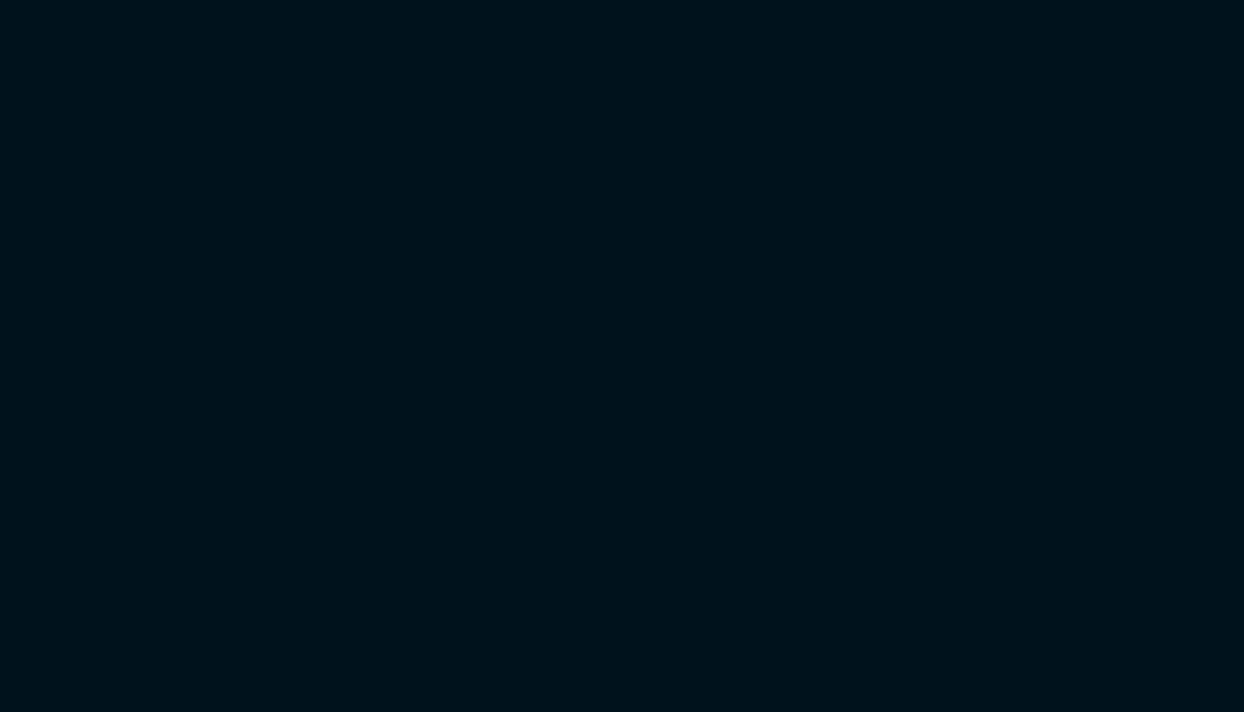
#> input picture assets/images/loading_scr.png, 1244 x 712 px
$ python -i single_image_haze_removal.py   (imports and definitions only)   (older library calls are emulated)
#> lines starting #> are read from the running program, lines starting #| are printed output that depends on the picture
# Import ------------------------------------------------------------------------------------------------------------

import cv2
import copy
import numpy as np


# Functions ---------------------------------------------------------------------------------------------------------

# function Airlight reads an image and finds out the peak pixel value in each of the three channels
def Airlight(HazeImg, AirlightMethod, windowSize):
    if(AirlightMethod.lower() == 'fast'):
        A = []
        if(len(HazeImg.shape) == 3):
            for ch in range(len(HazeImg.shape)):
                kernel = np.ones((windowSize, windowSize), np.uint8)
                minImg = cv2.erode(HazeImg[:, :, ch], kernel)
                A.append(int(minImg.max()))
        else:
            kernel = np.ones((windowSize, windowSize), np.uint8)
            minImg = cv2.erode(HazeImg, kernel)
            A.append(int(minImg.max()))
    return(A)

# function boundCon smudges out the items in the images
def BoundCon(HazeImg, A, C0, C1, windowSze):
    if(len(HazeImg.shape) == 3):

        t_b = np.maximum((A[0] - HazeImg[:, :, 0].astype(np.float)) / (A[0] - C0),
                         (HazeImg[:, :, 0].astype(np.float) - A[0]) / (C1 - A[0]))
        t_g = np.maximum((A[1] - HazeImg[:, :, 1].astype(np.float)) / (A[1] - C0),
                         (HazeImg[:, :, 1].astype(np.float) - A[1]) / (C1 - A[1]))
        t_r = np.maximum((A[2] - HazeImg[:, :, 2].astype(np.float)) / (A[2] - C0),
                         (HazeImg[:, :, 2].astype(np.float) - A[2]) / (C1 - A[2]))

        MaxVal = np.maximum(t_b, t_g, t_r)
        transmission = np.minimum(MaxVal, 1)
    else:
        transmission = np.maximum((A[0] - HazeImg.astype(np.float)) / (A[0] - C0),
                         (HazeImg.astype(np.float) - A[0]) / (C1 - A[0]))
        transmission = np.minimum(transmission, 1)

    kernel = np.ones((windowSze, windowSze), np.float)
    transmission = cv2.morphologyEx(transmission, cv2.MORPH_CLOSE, kernel=kernel)
    return(transmission)

# function calTransmission calibrates the transmission map for the images
def CalTransmission(HazeImg, Transmission, regularize_lambda, sigma):
    rows, cols = Transmission.shape

    KirschFilters = LoadFilterBank()

    for idx, currentFilter in enumerate(KirschFilters):
        KirschFilters[idx] = KirschFilters[idx] / np.linalg.norm(currentFilter)

    WFun = []
    for idx, currentFilter in enumerate(KirschFilters):
        WFun.append(CalculateWeightingFunction(HazeImg, currentFilter, sigma))

    tF = np.fft.fft2(Transmission)
    DS = 0

    for i in range(len(KirschFilters)):
        D = psf2otf(KirschFilters[i], (rows, cols))
        DS = DS + (abs(D) ** 2)

    beta = 1
    beta_max = 2**8
    beta_rate = 2*np.sqrt(2)

    while(beta < beta_max):
        gamma = regularize_lambda / beta

        DU = 0
        for i in range(len(KirschFilters)):
            dt = circularConvFilt(Transmission, KirschFilters[i])
            u = np.maximum((abs(dt) - (WFun[i] / (len(KirschFilters)*beta))), 0) * np.sign(dt)
            DU = DU + np.fft.fft2(circularConvFilt(u, cv2.flip(KirschFilters[i], -1)))


        Transmission = np.abs(np.fft.ifft2((gamma * tF + DU) / (gamma + DS)))
        beta = beta * beta_rate
    return(Transmission)

# define a set of filters to be applied to images
def LoadFilterBank():
    KirschFilters = []
    KirschFilters.append(np.array([[-3, -3, -3],   [-3, 0, 5],   [-3, 5, 5]]))
    KirschFilters.append(np.array([[-3, -3, -3],   [-3, 0, -3],  [5, 5, 5]]))
    KirschFilters.append(np.array([[-3, -3, -3],   [5, 0, -3],   [5, 5, -3]]))
    KirschFilters.append(np.array([[5, -3, -3],    [5, 0, -3],   [5, -3, -3]]))
    KirschFilters.append(np.array([[5, 5, -3],     [5, 0, -3],   [-3, -3, -3]]))
    KirschFilters.append(np.array([[5, 5, 5],      [-3, 0, -3],  [-3, -3, -3]]))
    KirschFilters.append(np.array([[-3, 5, 5],     [-3, 0, 5],   [-3, -3, -3]]))
    KirschFilters.append(np.array([[-3, -3, 5],    [-3, 0, 5],   [-3, -3, 5]]))
    KirschFilters.append(np.array([[-1, -1, -1],   [-1, 8, -1],  [-1, -1, -1]]))
    return(KirschFilters)

# computing the weight function
def CalculateWeightingFunction(HazeImg, Filter, sigma):
    HazeImageDouble = HazeImg.astype(float) / 255.0
    if(len(HazeImg.shape) == 3):
        Red = HazeImageDouble[:, :, 2]
        d_r = circularConvFilt(Red, Filter)

        Green = HazeImageDouble[:, :, 1]
        d_g = circularConvFilt(Green, Filter)

        Blue = HazeImageDouble[:, :, 0]
        d_b = circularConvFilt(Blue, Filter)

        WFun = np.exp(-((d_r**2) + (d_g**2) + (d_b**2)) / (2 * sigma * sigma))
    else:
        d = circularConvFilt(HazeImageDouble, Filter)
        WFun = np.exp(-((d ** 2) + (d ** 2) + (d ** 2)) / (2 * sigma * sigma))
    return(WFun)

def circularConvFilt(Img, Filter):
    FilterHeight, FilterWidth = Filter.shape
    assert (FilterHeight == FilterWidth), 'Filter must be square in shape --> Height must be same as width'
    assert (FilterHeight % 2 == 1), 'Filter dimension must be a odd number.'

    filterHalsSize = int((FilterHeight - 1)/2)
    rows, cols = Img.shape
    PaddedImg = cv2.copyMakeBorder(Img, filterHalsSize, filterHalsSize, filterHalsSize, filterHalsSize, borderType=cv2.BORDER_WRAP)
    FilteredImg = cv2.filter2D(PaddedImg, -1, Filter)
    Result = FilteredImg[filterHalsSize:rows+filterHalsSize, filterHalsSize:cols+filterHalsSize]

    return(Result)

# convert point-spread function to optical transfer function
def psf2otf(psf, shape):
    if np.all(psf == 0):
        return np.zeros_like(psf)

    inshape = psf.shape

    psf = zero_pad(psf, shape, position='corner')


    for axis, axis_size in enumerate(inshape):
        psf = np.roll(psf, -int(axis_size / 2), axis=axis)

    otf = np.fft.fft2(psf)


    n_ops = np.sum(psf.size * np.log2(psf.shape))
    otf = np.real_if_close(otf, tol=n_ops)

    return otf

# extends image to a certain size with zeros parameters
def zero_pad(image, shape, position='corner'):
    shape = np.asarray(shape, dtype=int)
    imshape = np.asarray(image.shape, dtype=int)

    if np.alltrue(imshape == shape):
        return image

    if np.any(shape <= 0):
        raise ValueError("ZERO_PAD: null or negative shape given")

    dshape = shape - imshape
    if np.any(dshape < 0):
        raise ValueError("ZERO_PAD: target size smaller than source one")

    pad_img = np.zeros(shape, dtype=image.dtype)

    idx, idy = np.indices(imshape)

    if position == 'center':
        if np.any(dshape % 2 != 0):
            raise ValueError("ZERO_PAD: source and target shapes "
                             "have different parity.")
        offx, offy = dshape // 2
    else:
        offx, offy = (0, 0)

    pad_img[idx + offx, idy + offy] = image

    return pad_img

# driver function to call above functions in sequence
def removeHaze(HazeImg, Transmission, A, delta):
    epsilon = 0.0001
    Transmission = pow(np.maximum(abs(Transmission), epsilon), delta)

    HazeCorrectedImage = copy.deepcopy(HazeImg)
    if(len(HazeImg.shape) == 3):
        for ch in range(len(HazeImg.shape)):
            temp = ((HazeImg[:, :, ch].astype(float) - A[ch]) / Transmission) + A[ch]
            temp = np.maximum(np.minimum(temp, 255), 0)
            HazeCorrectedImage[:, :, ch] = temp
    else:
        temp = ((HazeImg.astype(float) - A[0]) / Transmission) + A[0]
        temp = np.maximum(np.minimum(temp, 255), 0)
        HazeCorrectedImage = temp
    return(HazeCorrectedImage)

# function called from the UI to remove haze
def remove_haze_utility(HazeImgPath):
#> called with HazeImgPath = '../images/loading_scr.png'
    HazeImg = cv2.imread(HazeImgPath)
#> HazeImg is the input picture: shape (712, 1244, 3); mean B, G, R 28, 18, 0

    # Estimate Airlight
    windowSze = 15
    AirlightMethod = 'fast'
    A = Airlight(HazeImg, AirlightMethod, windowSze)
#> after the loop in Airlight, `for ch in range(len(HazeImg.shape)):`: A = [28, 18, 0]
#> A = [28, 18, 0]

    # Calculate Boundary Constraints
    windowSze = 3
    C0 = 20
    C1 = 300
    Transmission = BoundCon(HazeImg, A, C0, C1, windowSze)
#> in BoundCon, `t_b = np.maximum((A[0] - HazeImg[:, :, 0].astype(np.float)) / (A[0] - ..`: t_b: shape (712, 1244) float64; every value is 0

    # # Refine estimate of transmission
    regularize_lambda = 1
    sigma = 0.5
    Transmission = CalTransmission(HazeImg, Transmission, regularize_lambda, sigma)
#> the loop in CalTransmission, `for idx, currentFilter in enumerate(KirschFilters):` made 9 passes
#> pass 1, in CalculateWeightingFunction, `HazeImageDouble = HazeImg.astype(float) / 255.0`:
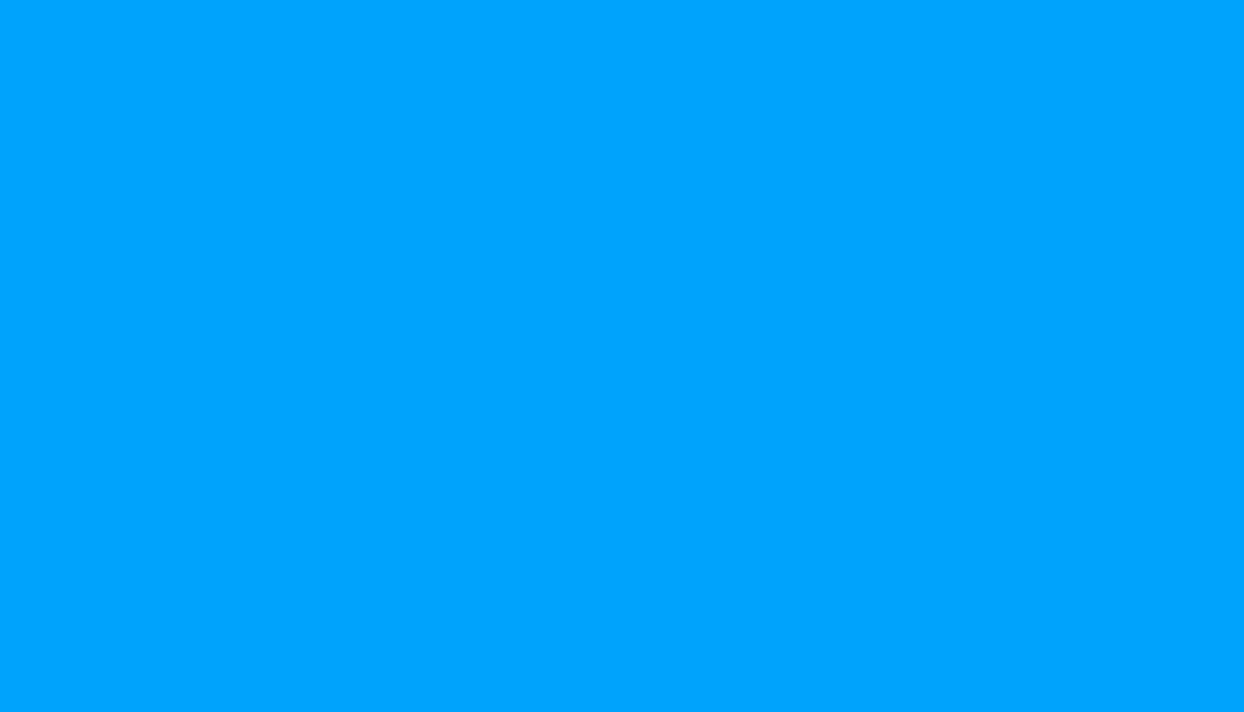
#> HazeImageDouble: shape (712, 1244, 3) float64; mean B, G, R 0.11, 0.0706, 0; drawn with min black and max white
#> after the loop in CalTransmission, `for idx, currentFilter in enumerate(KirschFilters):`: WFun = 9 items
#> after the loop in CalTransmission, `for i in range(len(KirschFilters)):`:
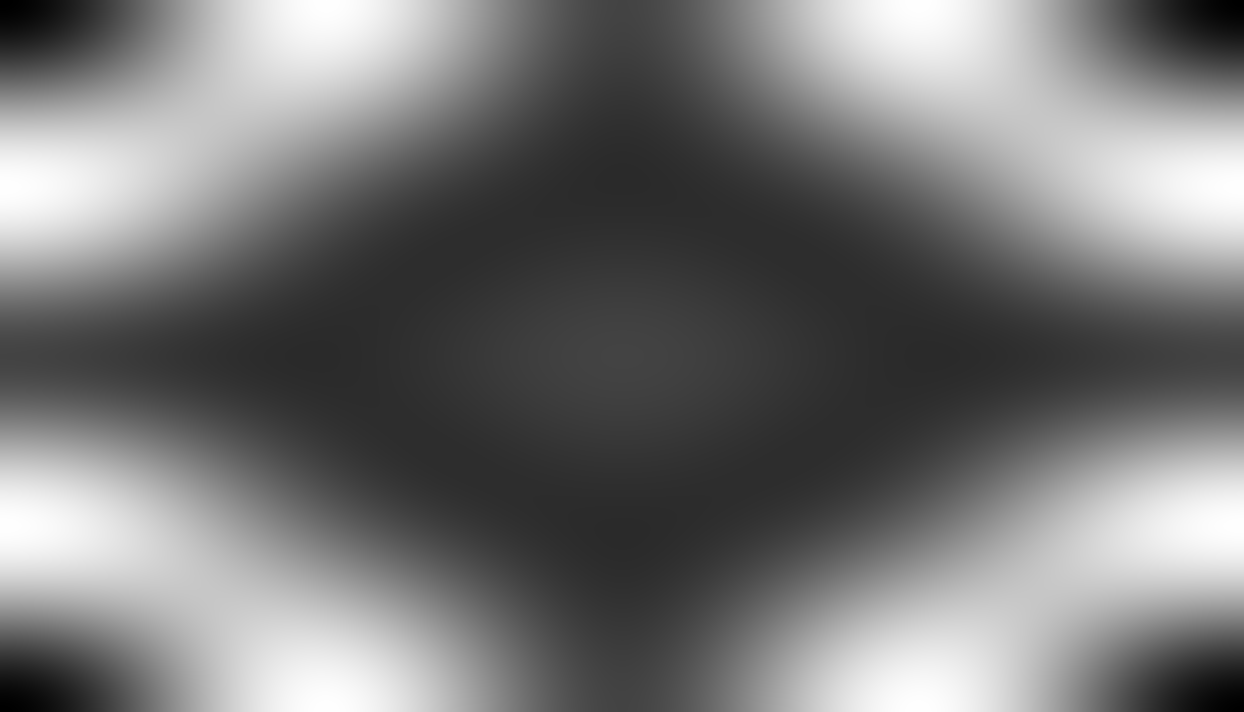
#> DS: shape (712, 1244) float64; min 2.51e-30, max 19.53, mean 9; drawn with min black and max white
#> after the loop in CalTransmission, `while(beta < beta_max):`: beta = 512

    # Perform DeHazing
    HazeCorrectedImg = removeHaze(HazeImg, Transmission, A, 0.85)
#> in removeHaze, `Transmission = pow(np.maximum(abs(Transmission), epsilon), delta)`: Transmission: shape (712, 1244) float64; every value is 0.000398

    # Save Dehazed Image in root
    cv2.imwrite('result.jpg', HazeCorrectedImg)

>>> result = remove_haze_utility('../images/loading_scr.png')

$ run again, on assets/images/loading_txt.png
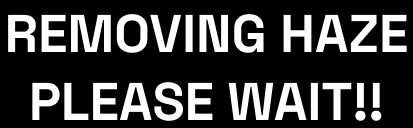
#> input picture assets/images/loading_txt.png, 413 x 128 px
#> in remove_haze_utility, HazeImg is the input picture: shape (128, 413, 3); min 0, max 255, mean 64.2
#> after the loop in Airlight, `for ch in range(len(HazeImg.shape)):`: A = [0, 0, 0]
#> the loop in CalTransmission, `for idx, currentFilter in enumerate(KirschFilters):` made 9 passes
#> pass 1, in circularConvFilt, `FilteredImg = cv2.filter2D(PaddedImg, -1, Filter)`:
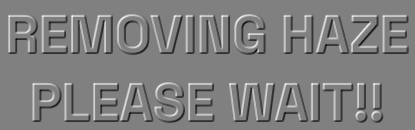
#> FilteredImg: shape (130, 415) float64; min -1.31, max 1.3, mean 5.37e-17; drawn with min black and max white
#> after the loop in CalTransmission, `for idx, currentFilter in enumerate(KirschFilters):`: WFun = 9 items
#> after the loop in CalTransmission, `while(beta < beta_max):`:
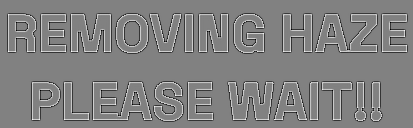
#> dt: shape (128, 413) float64; min -0.574, max 0.559, mean -4.37e-19; drawn with min black and max white
#> after the loop in CalTransmission, `while(beta < beta_max):`: beta = 512

$ run again, on assets/images/saved_txt.png
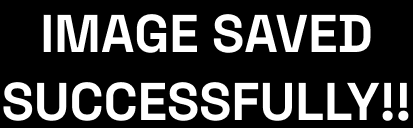
#> input picture assets/images/saved_txt.png, 413 x 128 px
#> in remove_haze_utility, HazeImg is the input picture: shape (128, 413, 3); min 0, max 255, mean 61.8
#> after the loop in Airlight, `for ch in range(len(HazeImg.shape)):`: A = [0, 0, 0]
#> the loop in CalTransmission, `for idx, currentFilter in enumerate(KirschFilters):` made 9 passes
#> pass 1, in circularConvFilt, `FilteredImg = cv2.filter2D(PaddedImg, -1, Filter)`:
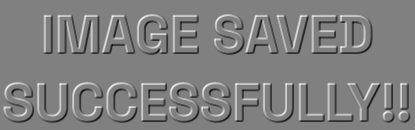
#> FilteredImg: shape (130, 415) float64; min -1.32, max 1.3, mean 4.85e-17; drawn with min black and max white
#> after the loop in CalTransmission, `for idx, currentFilter in enumerate(KirschFilters):`: WFun = 9 items
#> after the loop in CalTransmission, `while(beta < beta_max):`:
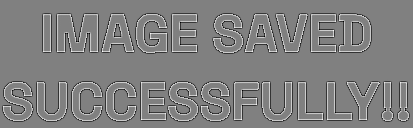
#> dt: shape (128, 413) float64; min -0.571, max 0.561, mean 3.02e-19; drawn with min black and max white
#> after the loop in CalTransmission, `while(beta < beta_max):`: beta = 512
